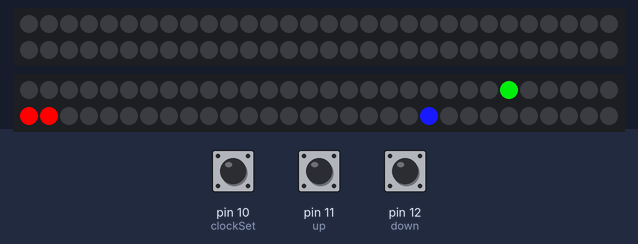
A sketch run on a simulated Arduino Uno, built with avr-gcc and run on an emulated ATmega328P. Parts: 2 × 60 RGB LEDs in strip order, left to right, continuing on the next row. The inputs (shaded band) are chosen by the test bench; at power-on: pin 11 (up) LOW, pin 10 (clockSet) LOW, pin 12 (down) LOW. Dim RGB values are drawn brighter than linear; the local clock reads 2024-03-15 10:24:30 at power-on unless the sketch sets it.

Above: at 1.2 s.
1.3 s: pin 11 (up) pulled HIGH for 0.15 s
At 1.81 s:
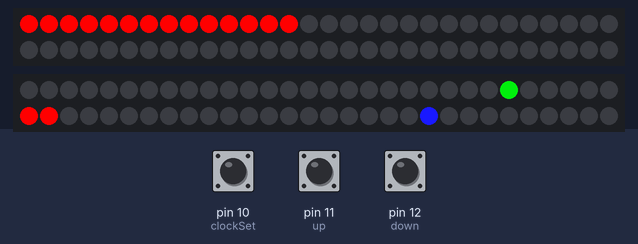
At 3.32 s:
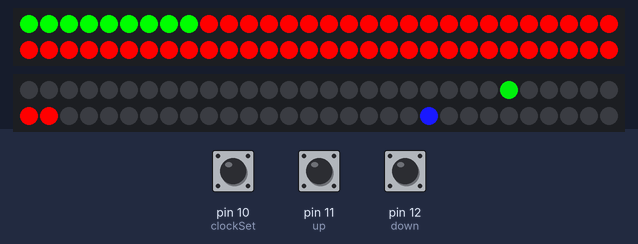
7.9 s: pin 10 (clockSet) pulled HIGH for 3.2 s
At 11.26 s:
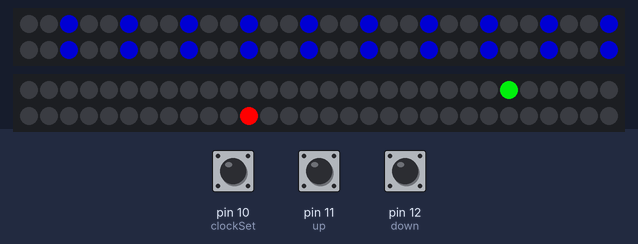

Measured:
- after the input at 1.3 s, the LEDs: first change after 0.06 s (image 1 shows a later state)

The sketch:

mirror.ino
```cpp
#include <Adafruit_NeoPixel.h>
#include <stdio.h>
#include <DS1302.h>

#ifdef __AVR__
#include <avr/power.h>
#endif

#define PIN 8
#define NUMPIXELS 60
Adafruit_NeoPixel pixels = Adafruit_NeoPixel(NUMPIXELS, PIN, NEO_GRB + NEO_KHZ800);
Adafruit_NeoPixel strip = Adafruit_NeoPixel(60, PIN, NEO_GRB + NEO_KHZ800);
namespace
{

    byte ysaat;
    byte ydak;
    byte saat;
    byte dak;
    byte sn;
    byte kontrol = 0;
    const int kCePin = 5;   // Chip Enable
    const int kIoPin = 6;   // Input/Output
    const int kSclkPin = 7; // Serial Clock

    DS1302 rtc(kCePin, kIoPin, kSclkPin);

}

void printTime()
{
    // Get the current time and date from the chip.
    Time t = rtc.time();
    saat = t.hr;
    dak = t.min;
    sn = t.sec;
    if (saat >= 12)
    {
        saat = saat - 12;
    }
    pixels.setPixelColor(5 * saat, pixels.Color(25, 25, 255));
    pixels.setPixelColor(dak, pixels.Color(0, 200, 10));
    pixels.setPixelColor(sn, pixels.Color(255, 0, 0));

    pixels.show();
    //Serial.println(t.sec);
    //pixels.setPixelColor(t.hr, pixels.Color(0,0,0));
    //pixels.setPixelColor(t.sec-1, pixels.Color(0,0,0));

    pixels.show();
    if (sn == 0)
    {
        pixels.setPixelColor(dak - 1, pixels.Color(0, 0, 0));
        pixels.setPixelColor(dak, pixels.Color(0, 200, 10));
        pixels.show();
        for (int i = 1; i < 60; i++)
        {
            pixels.setPixelColor(i, pixels.Color(0, 0, 0));
        }
    }

    if (dak == 0)
    {
        pixels.setPixelColor(59, pixels.Color(0, 0, 0));
    }
}

void animasyon()
{
    colorWipe(strip.Color(255, 0, 0), 25); // Red
    colorWipe(strip.Color(0, 255, 0), 25); // Green
    colorWipe(strip.Color(0, 0, 255), 25);
    theaterChase(strip.Color(127, 127, 127), 50); // White
    theaterChase(strip.Color(127, 0, 0), 50);     // Red
    theaterChase(strip.Color(0, 0, 127), 50);
    for (int i = 1; i < 60; i++)
    {
        pixels.setPixelColor(i, pixels.Color(0, 0, 0));
    }
}
void colorWipe(uint32_t c, uint8_t wait)
{
    for (uint16_t i = 0; i < strip.numPixels(); i++)
    {
        strip.setPixelColor(i, c);
        strip.show();
        delay(wait);
    }
}
void theaterChase(uint32_t c, uint8_t wait)
{
    for (int j = 0; j < 10; j++)
    { //do 10 cycles of chasing
        for (int q = 0; q < 3; q++)
        {
            for (uint16_t i = 0; i < strip.numPixels(); i = i + 3)
            {
                strip.setPixelColor(i + q, c); //turn every third pixel on
            }
            strip.show();

            delay(wait);

            for (uint16_t i = 0; i < strip.numPixels(); i = i + 3)
            {
                strip.setPixelColor(i + q, 0); //turn every third pixel off
            }
        }
    }
}

void yenisaat()
{
    //kontrol=0;
    saat = ysaat;
    dak = ydak;
    Time t(2018, 2, 23, ysaat, ydak, 0, Time::kFriday);
    rtc.time(t);
}

int clockSet = 10;
int up = 11;
int down = 12;
void setup()
{
    Serial.begin(9600);
#if defined(__AVR_ATtiny85__)
    if (F_CPU == 16000000)
        clock_prescale_set(clock_div_1);
#endif
    strip.begin();
    strip.show();
    pixels.begin();

    pinMode(clockSet, INPUT);

    rtc.writeProtect(false);
    rtc.halt(false);
}

void loop()
{

    if (kontrol == 1)
    {
        pixels.setPixelColor(5 * ysaat, pixels.Color(25, 25, 255));
        pixels.show();
        delay(100);
        pixels.setPixelColor(5 * ysaat, pixels.Color(0, 0, 0));
        pixels.show();
        delay(100);
        if (digitalRead(up) == HIGH)
        {
            ysaat++;
            while (digitalRead(up) == HIGH)
                ;
            if (ysaat == 12)
            {
                ysaat = 0;
            }
        }
        if (digitalRead(down) == HIGH)
        {
            ysaat--;
            while (digitalRead(down) == HIGH)
                ;
            if (ysaat == 255)
            {
                ysaat = 11;
            }
        }

        pixels.setPixelColor(5 * ysaat, pixels.Color(25, 25, 255));
        pixels.show();
        delay(100);
        pixels.setPixelColor(5 * ysaat, pixels.Color(0, 0, 0));
        pixels.show();
        delay(100);
        yenisaat();
        if (digitalRead(clockSet) == HIGH)
        {
            while (digitalRead(clockSet) == HIGH)
            {
                pixels.setPixelColor(kontrol, pixels.Color(255, 255, 255));
                pixels.show();
            }
            pixels.setPixelColor(kontrol, pixels.Color(0, 0, 0));
            pixels.show();
            kontrol++;
            ysaat = saat;
            ydak = dak;
        }
    }
    if (kontrol == 2)
    {
        if (digitalRead(clockSet) == HIGH)
        {
            kontrol++;
            while (digitalRead(clockSet) == HIGH)
            {
            }

            ysaat = saat;
            ydak = dak;
        }

        if (digitalRead(up) == HIGH)
        {
            ydak++;
            while (digitalRead(up) == HIGH)
                ;
            if (ydak == 60)
            {
                ysaat = 0;
            }
        }
        if (digitalRead(down) == HIGH)
        {
            ydak--;
            while (digitalRead(down) == HIGH)
                ;
            if (ydak == 255)
            {
                ydak = 59;
            }
        }
        pixels.setPixelColor(ydak, pixels.Color(0, 205, 10));
        pixels.show();
        yenisaat();
        delay(100);
        pixels.setPixelColor(ydak, pixels.Color(0, 0, 0));
        pixels.show();
        delay(100);
    }
    if (kontrol == 3)
    {
        kontrol = 0;
        yenisaat();
    }
    while (kontrol == 0)
    {
        if (digitalRead(up) == HIGH)
        {
            animasyon();
        }
        if (digitalRead(clockSet) == HIGH)
        {
            kontrol++;
            while (digitalRead(clockSet) == HIGH)
                ;
            ysaat = saat;
            ydak = dak;
        }
        printTime();
    }
}
```
